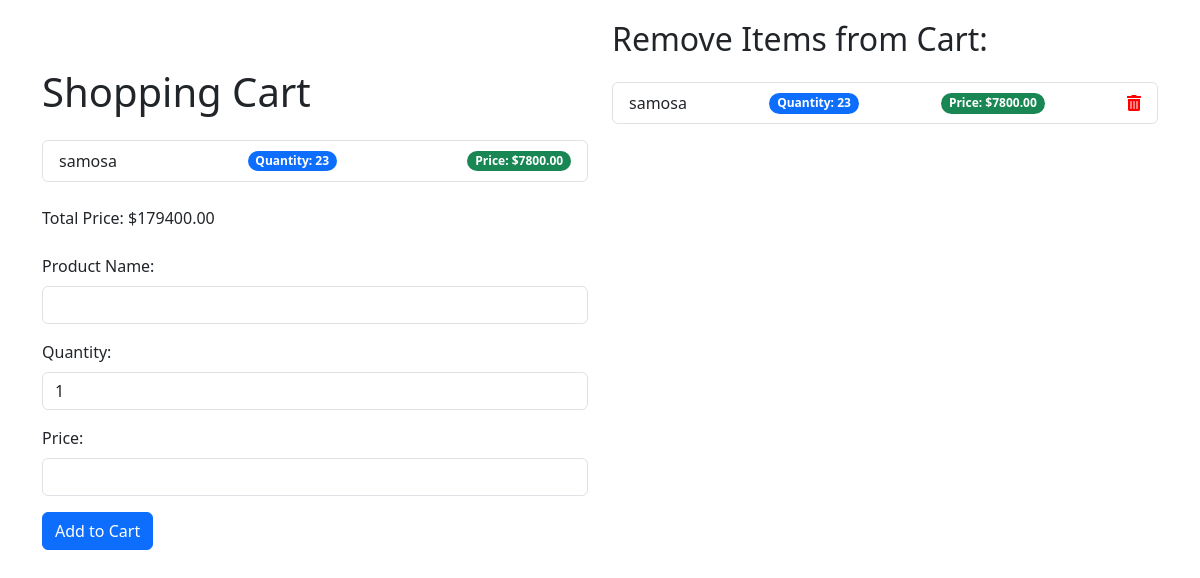
The app's page /cart/ (signed in) with its own data.
### cart/models.py (models this page shows)
class CartItem(models.Model):
    user = models.ForeignKey(User, on_delete=models.CASCADE)
    product_name = models.CharField(max_length=100)
    quantity = models.PositiveIntegerField(default=1)
    price = models.DecimalField(max_digits=10, decimal_places=2)

### cart/views.py (the view)
# urls.py: path('', views.cart_view, name='cart_view'),
@login_required
def cart_view(request):
    cart_items = CartItem.objects.filter(user=request.user)
    total_price = sum(item.price * item.quantity for item in cart_items)
    context = {
        'cart_items': cart_items,
        'total_price': total_price
    }
    return render(request, 'cart/cart.html', context)

### cart/templates/cart/cart.html (shortened to what this page needs)
<!DOCTYPE html>
<html lang="en">
<head>
    <link href="https://cdn.jsdelivr.net/npm/bootstrap@5.3.0-alpha1/dist/css/bootstrap.min.css" rel="stylesheet">
    <link href="https://cdnjs.cloudflare.com/ajax/libs/font-awesome/5.15.4/css/all.min.css" rel="stylesheet">
</head>
<body>
    <div class="container">
        <div class="row">
            <div class="col-md-6">
                <h1 class="mt-5 mb-4">Shopping Cart</h1>
                <ul class="list-group mb-4">
                    {% for item in cart_items %}
                    <li class="list-group-item d-flex justify-content-between align-items-center">
                        {{ item.product_name }}
                        <span class="badge bg-primary rounded-pill">Quantity: {{ item.quantity }}</span>
                        <span class="badge bg-success rounded-pill">Price: ${{ item.price }}</span>
                    </li>
                    {% endfor %}
                </ul>
                <p class="mb-4">Total Price: ${{ total_price }}</p>
                <form action="{% url 'cart:add_to_cart' %}" method="post" class="mb-4">
                    <div class="mb-3">
                        <label for="product_name" class="form-label">Product Name:</label>
                        <input type="text" id="product_name" name="product_name" class="form-control" required>
                    </div>
                    <div class="mb-3">
                        <label for="quantity" class="form-label">Quantity:</label>
                        <input type="number" id="quantity" name="quantity" value="1" min="1" class="form-control" required>
                    </div>
                    <div class="mb-3">
                        <label for="price" class="form-label">Price:</label>
                        <input type="number" id="price" name="price" step="0.01" class="form-control" required>
                    </div>
                    <button type="submit" class="btn btn-primary">Add to Cart</button>
                </form>
            </div>
            <div class="col-md-6">
                <h2 class="mb-4">Remove Items from Cart:</h2>
                <ul class="list-group mb-4">
                    {% for item in cart_items %}
                    <li class="list-group-item d-flex justify-content-between align-items-center">
                        {{ item.product_name }}
                        <span class="badge bg-primary rounded-pill">Quantity: {{ item.quantity }}</span>
                        <span class="badge bg-success rounded-pill">Price: ${{ item.price }}</span>
                        <a href="{% url 'cart:remove_from_cart' item.id %}" class="remove-link"><i class="fas fa-trash-alt"></i></a>
                    </li>
                    {% endfor %}
                </ul>
            </div>
        </div>
    </div>
</body>
</html>

### cart/templates/cart/cart.html (style rules this page uses)
body { padding: 20px; }
.remove-link { color: red; }

### records on screen
CartItem: product_name "samosa", quantity "23", price "7800.00"

### other values on screen
{{ total_price }} "179400.00"
